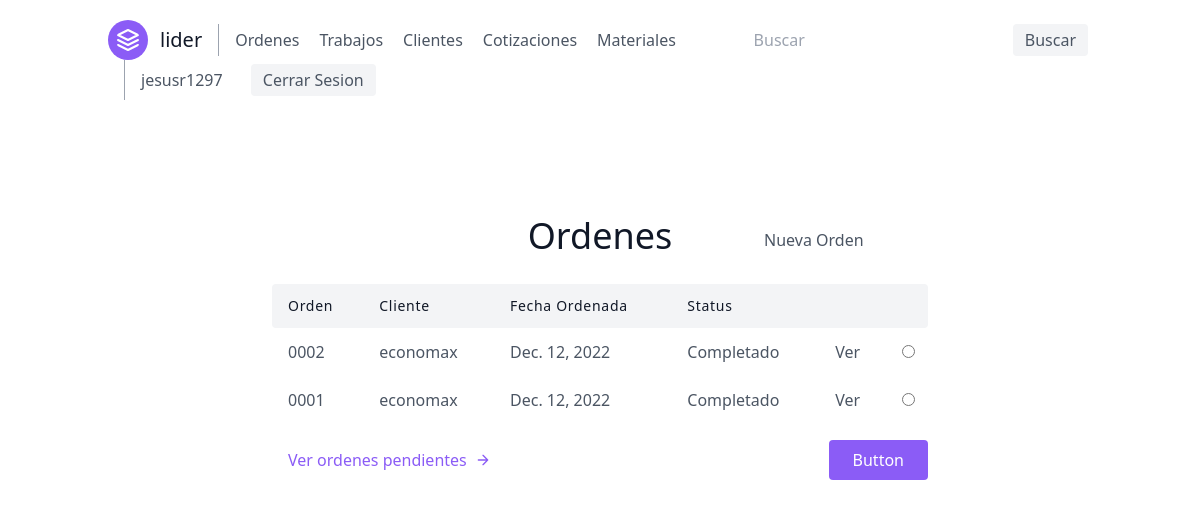
Screenshot of /ordenes/lista-completa/ (signed in) with the database file from the repository.
### orders/models.py (models this page shows, shortened)
class Order(models.Model):
    customer = models.ForeignKey(Customer, on_delete=models.CASCADE, verbose_name='Cliente')
    date_ordered = models.DateField('Fecha ordenada', auto_now=True)
    expected_delivery_date = models.DateField('Fecha esperada de Entrega',
                                              default=(datetime.datetime.now() + datetime.timedelta(days=3)))
    delivered = models.DateField(verbose_name='Fecha de Entrega', null=True, blank=True)
    paid = models.DateField(verbose_name='Fecha de Pago', null=True, blank=True)
    invoice = models.IntegerField(verbose_name='Factura Asociada', null=True, blank=True)
    comment = models.TextField(verbose_name='Comentarios', blank=True, null=True)
    @property
    def completed(self):
        order_items = OrderItem.objects.filter(order_id=self.id)
        order_item_count = order_items.count()
        order_item_finished = order_items.filter(finished=True).count()
        return order_item_count == order_item_finished

class Customer(models.Model):
    name_company = models.CharField(verbose_name='Nombre/Empresa', max_length=50)
    address = models.CharField(verbose_name='Domicilio', max_length=100, null=True)
    shipping = models.BooleanField(verbose_name='Entrega a domicilio')
    def __str__(self):
        return self.name_company

### orders/views.py (the view)
# urls.py: path('lista-completa/', views.OrderListView.as_view(), name='order-complete-list'),
class OrderListView(LoginRequiredMixin, generic.ListView):
    model = models.Order
    template_name = 'orders/order_complete_list.html'
    ordering = ['-id']

### orders/templates/orders/order_complete_list.html
{% extends 'base.html' %}
{% block content %}
    <section class="text-gray-600 body-font">
        <div class="container px-5 py-24 mx-auto">
            <div class="grid grid-cols-3 text-center w-full mb-5">
                <p></p>
                <h1 class=" sm:text-4xl text-3xl font-medium title-font mb-2 text-gray-900">Ordenes</h1>
                <a class="grid content-center justify-start" href="{% url 'order-create' %}">Nueva Orden</a>
            </div>
            <div class="lg:w-2/3 w-full mx-auto overflow-auto">
                <table class="table-auto w-full text-left whitespace-no-wrap">
                    <thead>
                    <tr>
                        <th class="px-4 py-3 title-font tracking-wider font-medium text-gray-900 text-sm bg-gray-100 rounded-tl rounded-bl">
                            Orden
                        </th>
                        <th class="px-4 py-3 title-font tracking-wider font-medium text-gray-900 text-sm bg-gray-100">
                            Cliente
                        </th>
                        <th class="px-4 py-3 title-font tracking-wider font-medium text-gray-900 text-sm bg-gray-100">
                            Fecha Ordenada
                        </th>
                        <th class="px-4 py-3 title-font tracking-wider font-medium text-gray-900 text-sm bg-gray-100">
                            Status
                        </th>
                        <th class="px-4 py-3 title-font tracking-wider font-medium text-gray-900 text-sm bg-gray-100"></th>
                        <th class="w-10 title-font tracking-wider font-medium text-gray-900 text-sm bg-gray-100 rounded-tr rounded-br"></th>
                    </tr>
                    </thead>
                    <tbody>
                    {% for object in object_list %}
                        <tr>
                            <td class="px-4 py-3">{{ object.id|stringformat:'04d' }}</td>
                            <td class="px-4 py-3">{{ object.customer|lower }}</td>
                            <td class="px-4 py-3">{{ object.date_ordered }}</td>
                            <td class="px-4 py-3">{% if object.completed %}Completado{% else %}
                                Pendiente{% endif %}</td>
                            <td><a class="px-4 py-3" href="{% url 'orderItem-list' object.id %}">Ver</a></td>
                            <td class="w-10 text-center">
                                <input name="plan" type="radio">
                            </td>
                        </tr>
                    {% endfor %}
                    </tbody>
                </table>
            </div>
            <div class="flex pl-4 mt-4 lg:w-2/3 w-full mx-auto">
                <a class="text-purple-500 inline-flex items-center md:mb-2 lg:mb-0"
                   href="{% url 'order-list' %}">Ver ordenes pendientes
                    <svg fill="none" stroke="currentColor" stroke-linecap="round" stroke-linejoin="round"
                         stroke-width="2" class="w-4 h-4 ml-2" viewBox="0 0 24 24">
                        <path d="M5 12h14M12 5l7 7-7 7"></path>
                    </svg>
                </a>
                <button class="flex ml-auto text-white bg-purple-500 border-0 py-2 px-6 focus:outline-none hover:bg-purple-600 rounded">
                    Button
                </button>
            </div>
        </div>
    </section>
{% endblock %}

### templates/navbar.html (shortened to what this page needs)
<header class="text-gray-600 body-font">
    <div class="container mx-auto flex flex-wrap p-5 flex-col md:flex-row items-center">
        <a href="{% url 'home' %}" class="flex title-font font-medium items-center text-gray-900 mb-4 md:mb-0">
            <svg xmlns="http://www.w3.org/2000/svg" fill="none" stroke="currentColor" stroke-linecap="round"
                 stroke-linejoin="round" stroke-width="2" class="w-10 h-10 text-white p-2 bg-purple-500 rounded-full"
                 viewBox="0 0 24 24">
                <path d="M12 2L2 7l10 5 10-5-10-5zM2 17l10 5 10-5M2 12l10 5 10-5"></path>
            </svg>
            <span class="ml-3 text-xl">lider</span>
        </a>
        <nav class="md:mr-auto md:ml-4 md:py-1 md:pl-4 md:border-l md:border-gray-400	flex flex-wrap items-center text-base justify-center">
            <a class="mr-5 hover:text-gray-900" href="{% url 'order-list' %}">Ordenes</a>
            <a class="mr-5 hover:text-gray-900" href="{% url 'lider' %}">Trabajos</a>
            <a class="mr-5 hover:text-gray-900" href="{% url 'customers' %}">Clientes</a>
            <a class="mr-5 hover:text-gray-900" href="{% url 'budgets' %}">Cotizaciones</a>
            <a class="mr-5 hover:text-gray-900" href="{% url 'material-list' %}">Materiales</a>
        </nav>
        <form class="my-auto" role="search"
              method="GET" action="{% url 'search' %}">
            <input class='mr-5 hover:text-gray-900' type="text" placeholder="Buscar" aria-label="Search" name="q">
            <button class="items-center justify-center flex flex-wrap inline-flex items-center bg-gray-100 border-0 py-1 px-3 focus:outline-none hover:bg-gray-200 rounded text-base mt-4 md:mt-0 mx-1"
                    type="submit">Buscar
            </button>
        </form>
        <div class="md:ml-4 md:py-1 md:pl-4 md:border-l md:border-gray-400">
            {% if request.user.is_authenticated %}
                <a class="mr-5 hover:text-gray-900">{{ request.user }}</a>
                <a href="{% url 'logout' %}"
                   class="inline-flex items-center bg-gray-100 border-0 py-1 px-3 focus:outline-none hover:bg-gray-200 rounded text-base mt-4 md:mt-0 mx-1">
                    Cerrar Sesion
                </a>
            {% endif %}
        </div>
    </div>
</header>

### rows the page displays
Order: id "0002", customer "economax", date_ordered "Dec. 12, 2022", shows "Completado"
Order: id "0001", customer "economax", date_ordered "Dec. 12, 2022", shows "Completado"

### other values shown
{{ request.user }} "jesusr1297"
